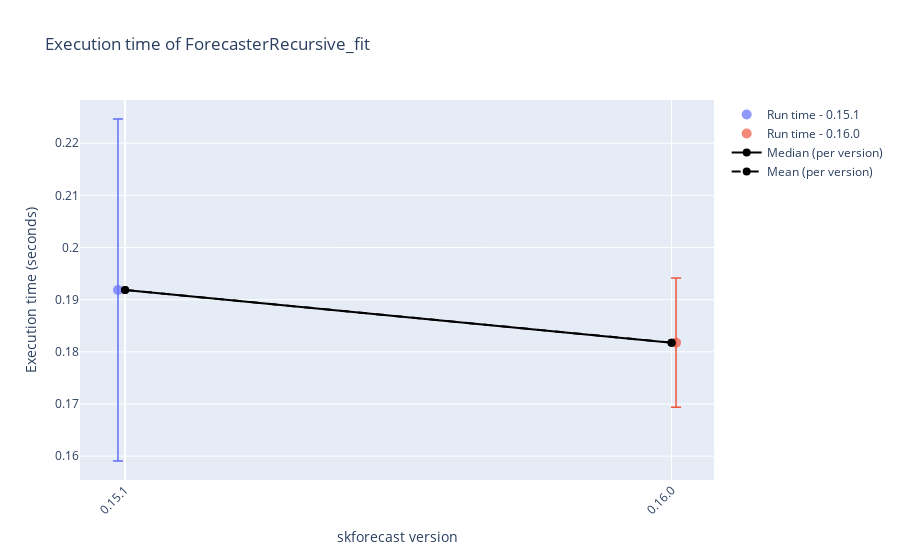
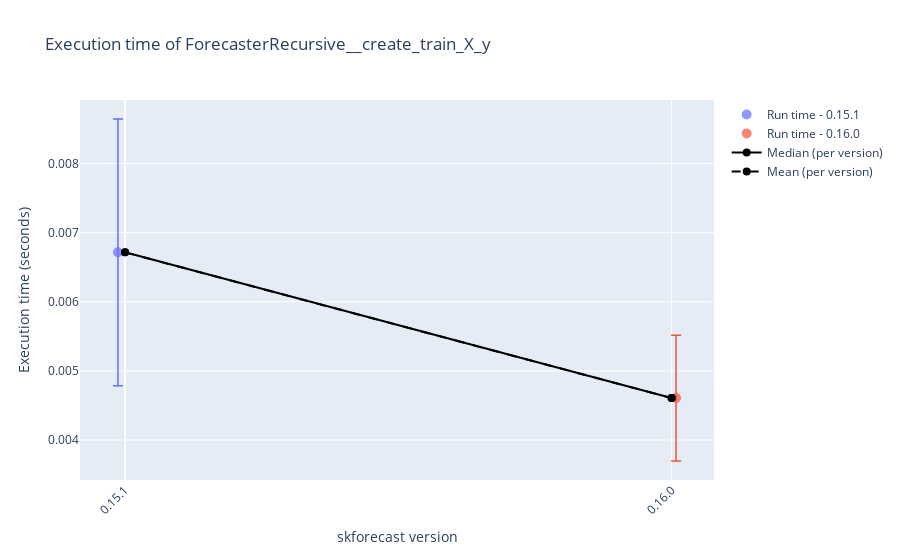
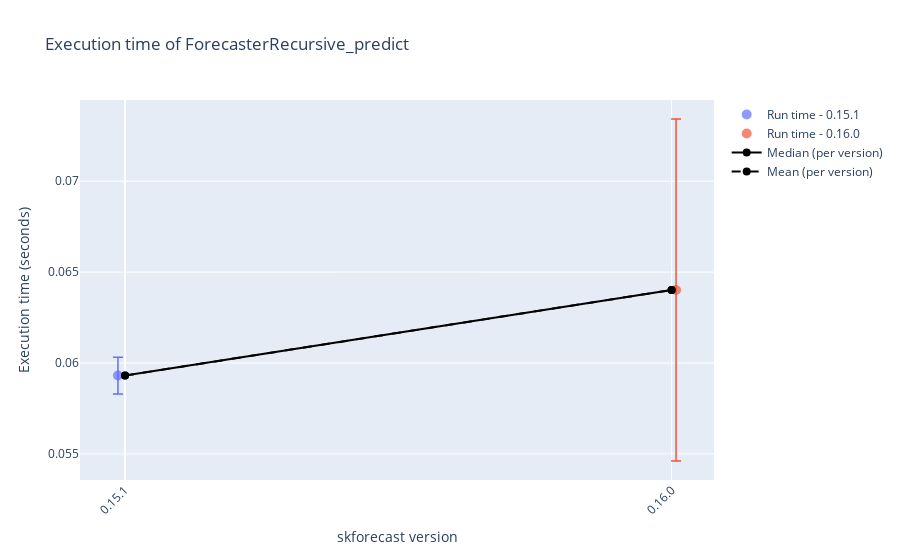
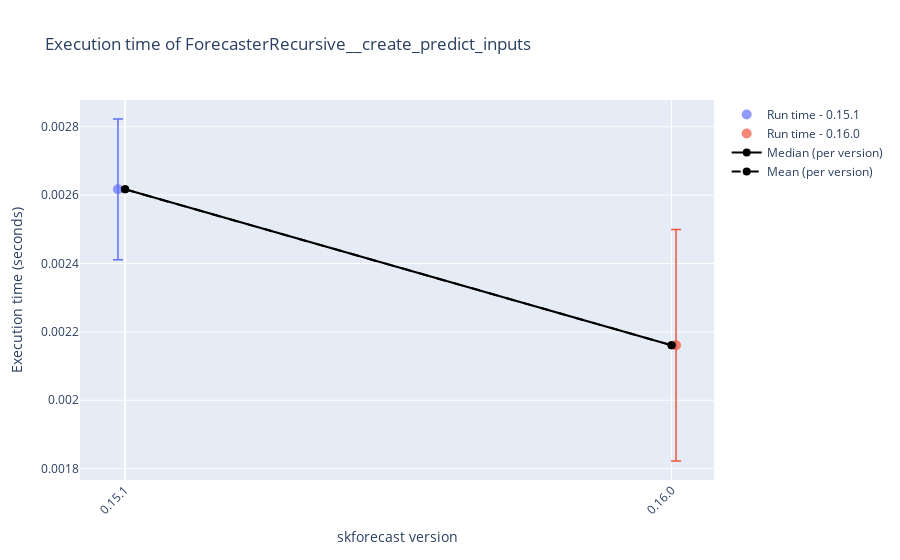

The notebook cell these images were saved under, in order:
### Code cell
# Plot results
# ==============================================================================
display_df = False
selected_date = '2025-04-24'
selected_platform = 'Linux-6.11.0-24-generic-x86_64-with-glibc2.39'

results_benchmark_all = joblib.load("./benchmark.joblib")
results_benchmark = results_benchmark_all.query("forecaster_name in ['ForecasterRecursive', 'ForecasterAutoreg']")
results_benchmark = results_benchmark.query("regressor_name == 'LGBMRegressor'")
for function_name in results_benchmark['function_name'].unique():
    df = results_benchmark.query(f"function_name == '{function_name}'")
    if selected_date:
        df = df[df['datetime'].dt.date == pd.to_datetime(selected_date).date()]
    if selected_platform:
        df = df[df['platform'] == selected_platform]
    if display_df:
        display(df)
    plot_benchmark_results(df.copy(), function_name, add_median=True, add_mean=True)

### Figure 1 — Plotly figure (JSON) as saved in the notebook; plotly's stock layout.template omitted (floating-point values rounded to 4 significant figures)
{"data": [{"error_y": {"array": [0.03279], "color": "#636EFA", "thickness": 1.5, "type": "data", "visible": true, "width": 5}, "hovertemplate": "%{text}<extra></extra>", "marker": {"color": "#636EFA", "opacity": 0.7, "size": 10}, "mode": "markers", "name": "Run time - 0.15.1", "showlegend": true, "text": ["Forecaster: ForecasterRecursive<br>Regressor: LGBMRegressor<br>Function: ForecasterRecursive_fit<br>Function_hash: 3a6496af8f14196a05b301212de078f0<br>Datetime: 2025-04-24 23:06:10.766851<br>Python version: 3.12.9<br>skforecast version: 0.15.1<br>numpy version: 2.2.5<br>pandas version: 2.2.3<br>sklearn version: 1.6.1<br>lightgbm version: 4.6.0<br>Platform: Linux-6.11.0-24-generic-x86_64-with-glibc2.39<br>Processor: x86_64<br>CPU count: 8<br>Memory (GB): 16.64<br>"], "type": "scatter", "x": [-0.01307], "y": [0.1919]}, {"error_y": {"array": [0.01238], "color": "#EF553B", "thickness": 1.5, "type": "data", "visible": true, "width": 5}, "hovertemplate": "%{text}<extra></extra>", "marker": {"color": "#EF553B", "opacity": 0.7, "size": 10}, "mode": "markers", "name": "Run time - 0.16.0", "showlegend": true, "text": ["Forecaster: ForecasterRecursive<br>Regressor: LGBMRegressor<br>Function: ForecasterRecursive_fit<br>Function_hash: 3a6496af8f14196a05b301212de078f0<br>Datetime: 2025-04-24 22:43:37.606860<br>Python version: 3.12.9<br>skforecast version: 0.16.0<br>numpy version: 2.2.5<br>pandas version: 2.2.3<br>sklearn version: 1.6.1<br>lightgbm version: 4.6.0<br>Platform: Linux-6.11.0-24-generic-x86_64-with-glibc2.39<br>Processor: x86_64<br>CPU count: 8<br>Memory (GB): 16.64<br>"], "type": "scatter", "x": [1.008], "y": [0.1818]}, {"line": {"color": "black", "width": 2}, "marker": {"color": "black", "size": 8}, "mode": "lines+markers", "name": "Median (per version)", "type": "scatter", "x": [0, 1], "y": [0.1919, 0.1818]}, {"line": {"color": "black", "dash": "dash", "width": 2}, "marker": {"color": "black", "size": 8}, "mode": "lines+markers", "name": "Mean (per version)", "type": "scatter", "x": [0, 1], "y": [0.1919, 0.1818]}], "layout": {"showlegend": true, "title": {"text": "Execution time of ForecasterRecursive_fit"}, "xaxis": {"tickangle": -45, "tickmode": "array", "ticktext": ["0.15.1", "0.16.0"], "tickvals": [0, 1], "title": {"text": "skforecast version"}}, "yaxis": {"title": {"text": "Execution time (seconds)"}}}}

### Figure 2 — Plotly figure (JSON) as saved in the notebook; plotly's stock layout.template omitted (floating-point values rounded to 4 significant figures)
{"data": [{"error_y": {"array": [0.001929], "color": "#636EFA", "thickness": 1.5, "type": "data", "visible": true, "width": 5}, "hovertemplate": "%{text}<extra></extra>", "marker": {"color": "#636EFA", "opacity": 0.7, "size": 10}, "mode": "markers", "name": "Run time - 0.15.1", "showlegend": true, "text": ["Forecaster: ForecasterRecursive<br>Regressor: LGBMRegressor<br>Function: ForecasterRecursive__create_train_X_y<br>Function_hash: 20bdfc9de1cb7a9e99e703c087d136d3<br>Datetime: 2025-04-24 23:06:08.840009<br>Python version: 3.12.9<br>skforecast version: 0.15.1<br>numpy version: 2.2.5<br>pandas version: 2.2.3<br>sklearn version: 1.6.1<br>lightgbm version: 4.6.0<br>Platform: Linux-6.11.0-24-generic-x86_64-with-glibc2.39<br>Processor: x86_64<br>CPU count: 8<br>Memory (GB): 16.64<br>"], "type": "scatter", "x": [-0.01307], "y": [0.006716]}, {"error_y": {"array": [0.0009107], "color": "#EF553B", "thickness": 1.5, "type": "data", "visible": true, "width": 5}, "hovertemplate": "%{text}<extra></extra>", "marker": {"color": "#EF553B", "opacity": 0.7, "size": 10}, "mode": "markers", "name": "Run time - 0.16.0", "showlegend": true, "text": ["Forecaster: ForecasterRecursive<br>Regressor: LGBMRegressor<br>Function: ForecasterRecursive__create_train_X_y<br>Function_hash: 20bdfc9de1cb7a9e99e703c087d136d3<br>Datetime: 2025-04-24 22:43:35.783645<br>Python version: 3.12.9<br>skforecast version: 0.16.0<br>numpy version: 2.2.5<br>pandas version: 2.2.3<br>sklearn version: 1.6.1<br>lightgbm version: 4.6.0<br>Platform: Linux-6.11.0-24-generic-x86_64-with-glibc2.39<br>Processor: x86_64<br>CPU count: 8<br>Memory (GB): 16.64<br>"], "type": "scatter", "x": [1.008], "y": [0.004607]}, {"line": {"color": "black", "width": 2}, "marker": {"color": "black", "size": 8}, "mode": "lines+markers", "name": "Median (per version)", "type": "scatter", "x": [0, 1], "y": [0.006716, 0.004607]}, {"line": {"color": "black", "dash": "dash", "width": 2}, "marker": {"color": "black", "size": 8}, "mode": "lines+markers", "name": "Mean (per version)", "type": "scatter", "x": [0, 1], "y": [0.006716, 0.004607]}], "layout": {"showlegend": true, "title": {"text": "Execution time of ForecasterRecursive__create_train_X_y"}, "xaxis": {"tickangle": -45, "tickmode": "array", "ticktext": ["0.15.1", "0.16.0"], "tickvals": [0, 1], "title": {"text": "skforecast version"}}, "yaxis": {"title": {"text": "Execution time (seconds)"}}}}

### Figure 3 — Plotly figure (JSON) as saved in the notebook; plotly's stock layout.template omitted (floating-point values rounded to 4 significant figures)
{"data": [{"error_y": {"array": [0.001008], "color": "#636EFA", "thickness": 1.5, "type": "data", "visible": true, "width": 5}, "hovertemplate": "%{text}<extra></extra>", "marker": {"color": "#636EFA", "opacity": 0.7, "size": 10}, "mode": "markers", "name": "Run time - 0.15.1", "showlegend": true, "text": ["Forecaster: ForecasterRecursive<br>Regressor: LGBMRegressor<br>Function: ForecasterRecursive_predict<br>Function_hash: 4f8ae3116340ac90eb9e66eac42789de<br>Datetime: 2025-04-24 23:06:12.721550<br>Python version: 3.12.9<br>skforecast version: 0.15.1<br>numpy version: 2.2.5<br>pandas version: 2.2.3<br>sklearn version: 1.6.1<br>lightgbm version: 4.6.0<br>Platform: Linux-6.11.0-24-generic-x86_64-with-glibc2.39<br>Processor: x86_64<br>CPU count: 8<br>Memory (GB): 16.64<br>"], "type": "scatter", "x": [-0.01307], "y": [0.05931]}, {"error_y": {"array": [0.009407], "color": "#EF553B", "thickness": 1.5, "type": "data", "visible": true, "width": 5}, "hovertemplate": "%{text}<extra></extra>", "marker": {"color": "#EF553B", "opacity": 0.7, "size": 10}, "mode": "markers", "name": "Run time - 0.16.0", "showlegend": true, "text": ["Forecaster: ForecasterRecursive<br>Regressor: LGBMRegressor<br>Function: ForecasterRecursive_predict<br>Function_hash: 4f8ae3116340ac90eb9e66eac42789de<br>Datetime: 2025-04-24 22:43:39.705298<br>Python version: 3.12.9<br>skforecast version: 0.16.0<br>numpy version: 2.2.5<br>pandas version: 2.2.3<br>sklearn version: 1.6.1<br>lightgbm version: 4.6.0<br>Platform: Linux-6.11.0-24-generic-x86_64-with-glibc2.39<br>Processor: x86_64<br>CPU count: 8<br>Memory (GB): 16.64<br>"], "type": "scatter", "x": [1.008], "y": [0.06401]}, {"line": {"color": "black", "width": 2}, "marker": {"color": "black", "size": 8}, "mode": "lines+markers", "name": "Median (per version)", "type": "scatter", "x": [0, 1], "y": [0.05931, 0.06401]}, {"line": {"color": "black", "dash": "dash", "width": 2}, "marker": {"color": "black", "size": 8}, "mode": "lines+markers", "name": "Mean (per version)", "type": "scatter", "x": [0, 1], "y": [0.05931, 0.06401]}], "layout": {"showlegend": true, "title": {"text": "Execution time of ForecasterRecursive_predict"}, "xaxis": {"tickangle": -45, "tickmode": "array", "ticktext": ["0.15.1", "0.16.0"], "tickvals": [0, 1], "title": {"text": "skforecast version"}}, "yaxis": {"title": {"text": "Execution time (seconds)"}}}}

### Figure 4 — Plotly figure (JSON) as saved in the notebook; plotly's stock layout.template omitted (floating-point values rounded to 4 significant figures)
{"data": [{"error_y": {"array": [0.0002057], "color": "#636EFA", "thickness": 1.5, "type": "data", "visible": true, "width": 5}, "hovertemplate": "%{text}<extra></extra>", "marker": {"color": "#636EFA", "opacity": 0.7, "size": 10}, "mode": "markers", "name": "Run time - 0.15.1", "showlegend": true, "text": ["Forecaster: ForecasterRecursive<br>Regressor: LGBMRegressor<br>Function: ForecasterRecursive__create_predict_inputs<br>Function_hash: 0f4a625e8b1bb7e3f0c5bb77a04cc2fb<br>Datetime: 2025-04-24 23:06:12.804417<br>Python version: 3.12.9<br>skforecast version: 0.15.1<br>numpy version: 2.2.5<br>pandas version: 2.2.3<br>sklearn version: 1.6.1<br>lightgbm version: 4.6.0<br>Platform: Linux-6.11.0-24-generic-x86_64-with-glibc2.39<br>Processor: x86_64<br>CPU count: 8<br>Memory (GB): 16.64<br>"], "type": "scatter", "x": [-0.01307], "y": [0.002617]}, {"error_y": {"array": [0.0003387], "color": "#EF553B", "thickness": 1.5, "type": "data", "visible": true, "width": 5}, "hovertemplate": "%{text}<extra></extra>", "marker": {"color": "#EF553B", "opacity": 0.7, "size": 10}, "mode": "markers", "name": "Run time - 0.16.0", "showlegend": true, "text": ["Forecaster: ForecasterRecursive<br>Regressor: LGBMRegressor<br>Function: ForecasterRecursive__create_predict_inputs<br>Function_hash: 0f4a625e8b1bb7e3f0c5bb77a04cc2fb<br>Datetime: 2025-04-24 22:43:39.775270<br>Python version: 3.12.9<br>skforecast version: 0.16.0<br>numpy version: 2.2.5<br>pandas version: 2.2.3<br>sklearn version: 1.6.1<br>lightgbm version: 4.6.0<br>Platform: Linux-6.11.0-24-generic-x86_64-with-glibc2.39<br>Processor: x86_64<br>CPU count: 8<br>Memory (GB): 16.64<br>"], "type": "scatter", "x": [1.008], "y": [0.002161]}, {"line": {"color": "black", "width": 2}, "marker": {"color": "black", "size": 8}, "mode": "lines+markers", "name": "Median (per version)", "type": "scatter", "x": [0, 1], "y": [0.002617, 0.002161]}, {"line": {"color": "black", "dash": "dash", "width": 2}, "marker": {"color": "black", "size": 8}, "mode": "lines+markers", "name": "Mean (per version)", "type": "scatter", "x": [0, 1], "y": [0.002617, 0.002161]}], "layout": {"showlegend": true, "title": {"text": "Execution time of ForecasterRecursive__create_predict_inputs"}, "xaxis": {"tickangle": -45, "tickmode": "array", "ticktext": ["0.15.1", "0.16.0"], "tickvals": [0, 1], "title": {"text": "skforecast version"}}, "yaxis": {"title": {"text": "Execution time (seconds)"}}}}
